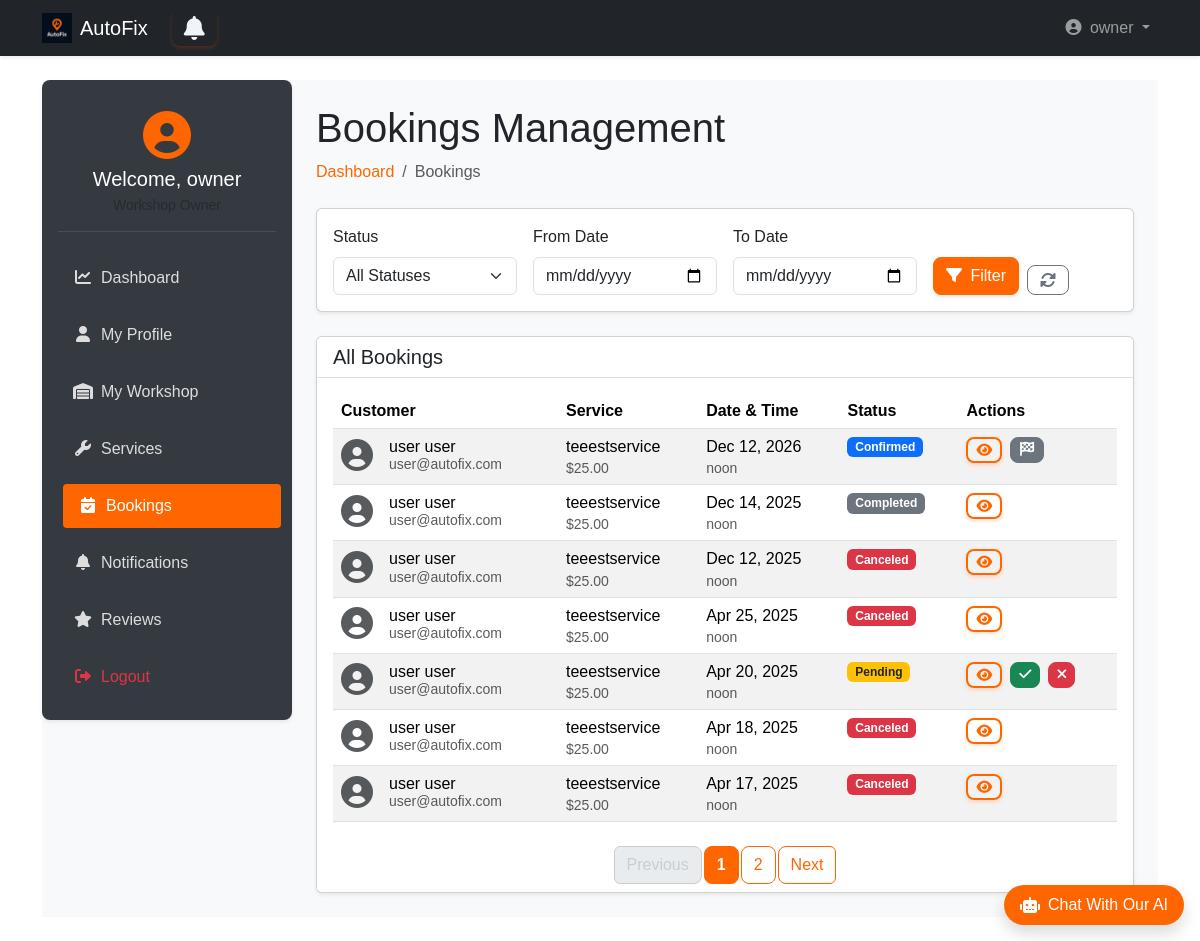
The page /owner_dashboard/owner/bookings/ (signed in) on the database as committed earlier.
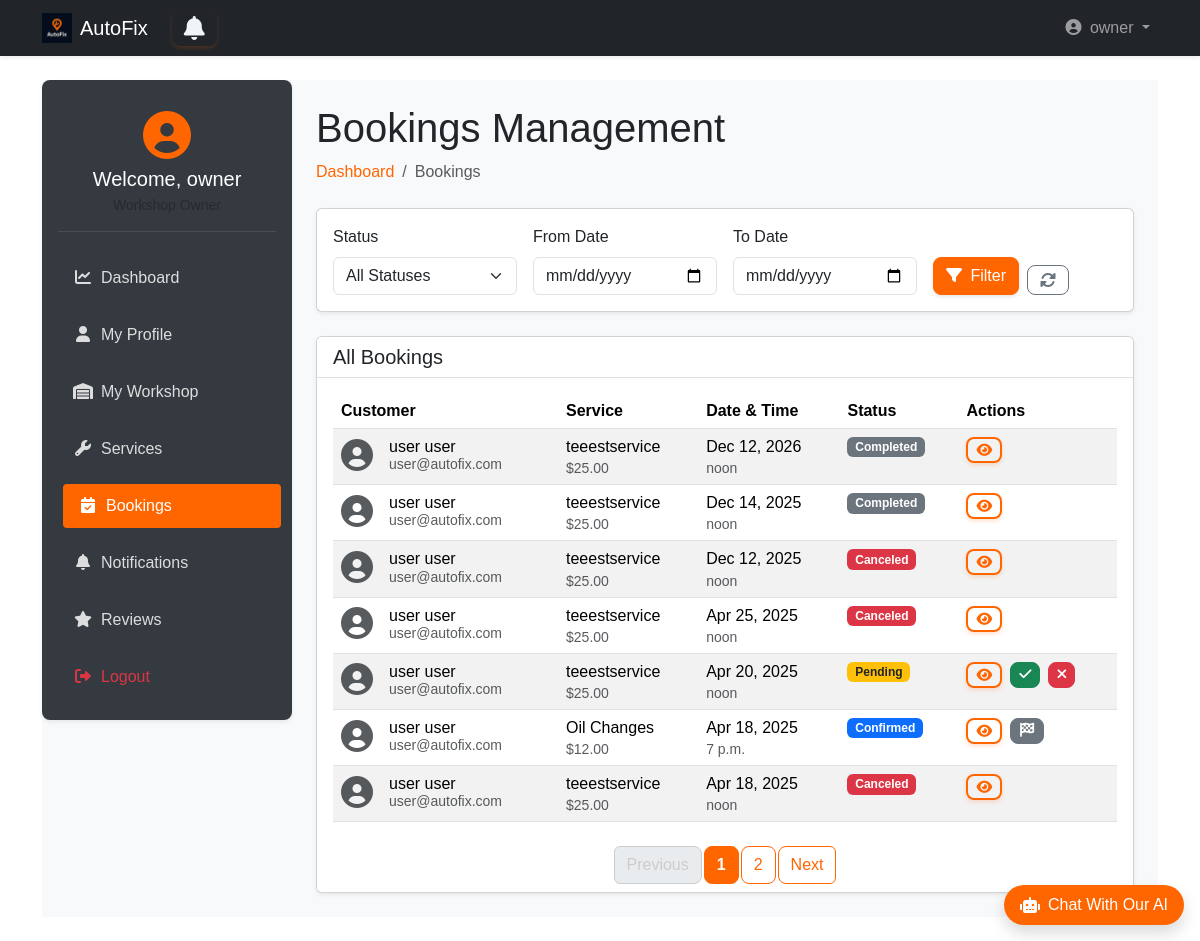
The same page on the database as committed later.
### bookings/models.py (models this page shows, shortened)
class Booking(models.Model):
    STATUS_CHOICES = [
        ('pending', 'Pending'),
        ('confirmed', 'Confirmed'),
        ('completed', 'Completed'),
        ('canceled', 'Canceled'),
    ]
    user = models.ForeignKey(User, on_delete=models.CASCADE)
    car = models.ForeignKey(Car, on_delete=models.CASCADE, null=True, related_name='car_bookings')
    workshop = models.ForeignKey(Workshop, on_delete=models.CASCADE)
    service = models.ForeignKey(Service, on_delete=models.CASCADE, related_name='booking')
    appointment_date = models.DateTimeField()
    status = models.CharField(max_length=20, choices=STATUS_CHOICES, default='pending')
    created_at = models.DateTimeField(auto_now_add=True)
    objects = BookingManger()
    class Meta:
        ordering = ['-appointment_date']

### accounts/models.py (models this page shows, shortened)
class User(AbstractUser):
    username = None
    email = models.EmailField(unique=True)
    phone = models.CharField(max_length=15, unique=True, blank=True)
    is_workshop_owner = models.BooleanField(default=False)
    address = models.ForeignKey(Address, on_delete=models.SET_NULL, null=True, blank=True)
    objects = UserManager()
    USERNAME_FIELD = 'email'
    REQUIRED_FIELDS = ['first_name', 'last_name']  # names required for registration
    def get_full_name(self):
        return f"{self.first_name} {self.last_name}"
    def get_short_name(self):
        return self.first_name

### workshops/models.py (models this page shows, shortened)
class Service(models.Model):
    workshop = models.ForeignKey(Workshop, on_delete=models.CASCADE, related_name='services')
    name = models.CharField(max_length=255)
    price = models.DecimalField(max_digits=10, decimal_places=2)
    description = models.TextField(blank=True)
    duration = models.PositiveIntegerField(help_text="Duration in minutes")

### owner_dashboard/views.py (the view)
# urls.py: path('owner/bookings/', views.bookings_management, name='bookings'),
def bookings_management(request):
    if not request.user.is_workshop_owner:
        return redirect('landing:main')
    workshop = Workshop.objects.filter(owner = request.user).first()
    bookings = Booking.objects.filter(workshop=workshop)
    status = request.GET.get('status', '')
    from_date = request.GET.get('from_date', '')
    to_date = request.GET.get('to_date', '')
    if status:
        bookings = bookings.filter(status=status)
    if from_date:
        bookings = bookings.filter(appointment_date__gte=from_date)
    if to_date:
        bookings = bookings.filter(appointment_date__lte=to_date)
    paginator = Paginator(bookings, 7)
    page_number = request.GET.get('page')
    page_obj = paginator.get_page(page_number)
    context = {
        'bookings': page_obj.object_list,
        'page_obj': page_obj,
    }
    return render(request,'owner_dashboard/bookings.html',context)

### templates/owner_dashboard/bookings.html (shortened to what the changed rows need)
{% extends 'base2.html' %}
{% load static bootstrap5 %}
{% block extra_css %}
<link rel="stylesheet" href="{% static 'css/owner_dashboard.css' %}">
{% endblock %}
{% block content %}
<div class="wrapper d-flex">
    <main class="main-content flex-grow-1 p-4">
        <div class="dashboard-header mb-4">
            <h1>Bookings Management</h1>
        </div>
        <div class="card shadow-sm">
            <div class="card-body">
                {% if bookings %}
                <div class="table-responsive">
                    <table class="table table-striped">
                        <thead>
                            <tr>
                                <th>Customer</th>
                                <th>Service</th>
                                <th>Date & Time</th>
                                <th>Status</th>
                                <th>Actions</th>
                            </tr>
                        </thead>
                        <tbody>
                            {% for booking in bookings %}
                            <tr>
                                <td>
                                    <div class="d-flex align-items-center">
                                        <div class="avatar me-3">
                                            <i class="fas fa-user-circle fa-2x text-muted"></i>
                                        </div>
                                        <div>
                                            <h6 class="mb-0">{{ booking.user.get_full_name }}</h6>
                                            <small class="text-muted">{{ booking.user.email }}</small>
                                        </div>
                                    </div>
                                </td>
                                <td>
                                    <h6 class="mb-1">{{ booking.service.name }}</h6>
                                    <small class="text-muted">${{ booking.service.price }}</small>
                                </td>
                                <td>
                                    <h6 class="mb-1">{{ booking.appointment_date|date:"M j, Y" }}</h6>
                                    <small class="text-muted">{{ booking.appointment_date|time }}</small>
                                </td>
                                <td>
                                    <span class="badge
                                        {% if booking.status == 'confirmed' %} bg-primary
                                        {% elif booking.status == 'pending' %} bg-warning text-dark
                                        {% elif booking.status == 'completed' %} bg-secondary
                                        {% elif booking.status == 'canceled' %} bg-danger{% endif %}">
                                        {{ booking.get_status_display }}
                                    </span>
                                </td>
                                <td>
                                    <div class="d-flex gap-2">
                                        <button class="btn btn-sm btn-outline-primary" data-bs-toggle="modal"
                                                data-bs-target="#bookingDetailModal{{ booking.id }}">
                                            <i class="fas fa-eye"></i>
                                        </button>
                                        {% if booking.status == 'pending' %}
                                        <a href="{% url 'owner_dashboard:confirm_booking' booking.id %}"
                                           class="btn btn-sm btn-success" title="Confirm">
                                            <i class="fas fa-check"></i>
                                        </a>
                                        <a href="{% url 'owner_dashboard:cancel_booking' booking.id %}"
                                           class="btn btn-sm btn-danger"  title="Cancel">
                                            <i class="fas fa-times"></i>
                                        </a>
                                        {% endif %}
                                        {% if booking.status == 'confirmed' %}
                                        <a href="{% url 'owner_dashboard:complete_booking' booking.id %}"
                                           class="btn btn-sm btn-secondary" title="Mark as Complete">
                                            <i class="fas fa-flag-checkered"></i>
                                        </a>
                                        {% endif %}
                                    </div>
                                </td>
                            </tr>
                            {% endfor %}
                        </tbody>
                    </table>
                </div>
                {% endif %}
            </div>
            <div class="card-footer bg-white border-top-0">
                {% if page_obj.has_other_pages %}
                <nav aria-label="Notification pagination">
                    <ul class="pagination justify-content-center mb-0">
                        {% for num in page_obj.paginator.page_range %}
                            {% if page_obj.number == num %}
                                <li class="page-item active">
                                    <span class="page-link custom-page-link">{{ num }}</span>
                                </li>
                            {% elif num > page_obj.number|add:'-3' and num < page_obj.number|add:'3' %}
                                <li class="page-item">
                                    <a class="page-link custom-page-link" href="?page={{ num }}">{{ num }}</a>
                                </li>
                            {% endif %}
                        {% endfor %}
                    </ul>
                </nav>
                {% endif %}
            </div>
        </div>
    </main>
</div>
{% endblock %}

Rows that differ between the two databases and show on the page:
no longer on this page (row unchanged): Booking: user.get_full_name "user user", user.email "user@autofix.com", service.name "teeestservice", service.price "25.00", appointment_date "Apr 17, 2025", appointment_date "noon", status "Canceled"
changed Booking "Dec 12, 2026": status "Confirmed" → "Completed"
added Booking: user.get_full_name "user user", user.email "user@autofix.com", service.name "Oil Changes", service.price "12.00", appointment_date "Apr 18, 2025", appointment_date "7 p.m.", status "Confirmed"
